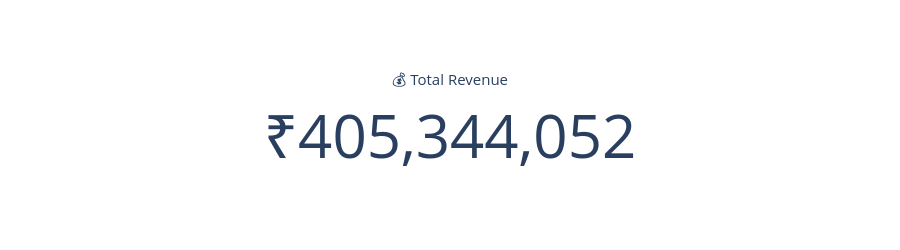

The notebook cell this image was saved under:
### Code cell
# Total revenue generated:
total_revenue = run("""
SELECT SUM(payment_value) AS total_revenue
FROM payments
""")

# Extract numeric value
total_revenue_value = int(total_revenue.iloc[0,0])

fig = go.Figure(go.Indicator(
    mode="number",
    value=total_revenue_value,
    title={"text": "💰 Total Revenue"},
    number={
        "prefix": "₹",
        "valueformat": ",",
        "font": {"size": 60}
    }
))

fig.update_layout(height=250)
fig.show()

### Figure 1 — Plotly figure (JSON) as saved in the notebook; plotly's stock layout.template omitted (floating-point values rounded to 4 significant figures)
{"data": [{"mode": "number", "number": {"font": {"size": 60}, "prefix": "₹", "valueformat": ","}, "title": {"text": "💰 Total Revenue"}, "type": "indicator", "value": 405344052}], "layout": {"height": 250}}
